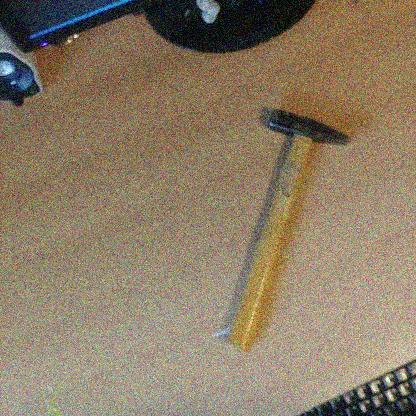
#> input picture Logistische_Regression_fuer_Bildklassifizierung/Tool_Data/Hammer/1366.jpg, 416 x 416 px; its folder holds only this picture in this run
$ jupyter execute --allow-errors image_augmentation.ipynb
#> lines starting #> are read from the running program, lines starting #| are printed output that depends on the picture
# Image Augmentation

https://www.kaggle.com/tomahim/image-manipulation-augmentation-with-skimage

[cell 1]
import matplotlib.pyplot as plt
from skimage import data
from skimage.transform import rescale

[cell 2]
#Parameter

image_folder_hammer = "Tool_Data/Hammer"
image_folder_workspace = "Tool_Data/Workspace"

[cell 3]
# Load images
#https://stackoverflow.com/questions/30230592/loading-all-images-using-imread-from-a-given-folder


import cv2
import os

def load_images_from_folder(folder):
#> called with folder = 'Tool_Data/Hammer'
    images = []
    for filename in os.listdir(folder):
        img = cv2.imread(os.path.join(folder,filename))
#> img is the input picture: shape (416, 416, 3); mean B, G, R 102.2, 124.7, 140.6
        if img is not None:
            images.append(img)
    return images

[cell 4]
def show_images(before, after, op):
    fig, axes = plt.subplots(nrows=1, ncols=2)
    ax = axes.ravel()
    ax[0].imshow(before, cmap='gray')
    ax[0].set_title("Original image")

    ax[1].imshow(after, cmap='gray')
    ax[1].set_title(op + " image")
    if op == "Rescaled":
        ax[0].set_xlim(0, 400)
        ax[0].set_ylim(300, 0)
    else:
        ax[0].axis('off')
        ax[1].axis('off')
    plt.tight_layout()

[cell 5]
# get data
array_hammer = load_images_from_folder(image_folder_hammer)
#> array_hammer = 1 item
#> (the rest of this cell did not finish here and is left out)


[cell 6]
from skimage.util import random_noise #Random Noise
from skimage.color import rgb2gray # Grayscale
from skimage.transform import rotate #rotate
import numpy as np #contrast 1
from skimage import exposure #contrast 1

#to save the image
from PIL import Image, ImageOps
import numpy as np
import cv2

def rotate_pic(my_image, angle, count,path):
        image_with_rotation = rotate(my_image, angle)
        im = Image.fromarray((image_with_rotation*255).astype(np.uint8))
        b, g, r = im.split()
        im = Image.merge("RGB", (r, g, b))
        im.save(path + '{}.jpg'.format(count))


def augment_image_array(image_input, start_value, class_name):

#> called with start_value = 0, class_name = 'Hammer'
    count = start_value
    path = "augmented/"+class_name+"/"
    #path = "Tool_Data/"+class_name+"/"
    for i in range(len(image_input)):

        #1
        image_with_random_noise = random_noise(image_input[i])
        im = Image.fromarray((image_with_random_noise*255).astype(np.uint8))
        b, g, r = im.split()
        im = Image.merge("RGB", (r, g, b))
        im.save(path + '{}.jpg'.format(count))
        count = count +1

        #2
        # perform a 45 degree rotation -> change to random
        #rotate_pic(image_input[i], 45, count, path)
        #count = count +1

        # perform a 90 degree rotation -> change to random
        #rotate_pic(image_input[i], 90, count, path)
        #count = count +1

        # perform a 135 degree rotation -> change to random
        #rotate_pic(image_input[i], 135, count, path)
        #count = count +1

        # perform a 180 degree rotation -> change to random
        #rotate_pic(image_input[i], 180, count, path)
        #count = count +1

        # perform a 225 degree rotation -> change to random
        #rotate_pic(image_input[i], 225, count, path)
        #count = count +1

        # perform a 270 degree rotation -> change to random
        #rotate_pic(image_input[i], 270, count, path)
        #count = count +1

        # perform a 315 degree rotation -> change to random
        #rotate_pic(image_input[i], 315, count, path)
        #count = count +1


        #4
        # flip
        horizontal_flip = cv2.flip(image_input[i],1)
        im = Image.fromarray(cv2.cvtColor(horizontal_flip, cv2.COLOR_BGR2RGB))
        im.save(path + '{}.jpg'.format(count))
        count = count +1

        #5
        horizontal_flip = cv2.flip(image_input[i],0)
        im = Image.fromarray(cv2.cvtColor(horizontal_flip, cv2.COLOR_BGR2RGB))
        im.save(path + '{}.jpg'.format(count))
        count = count +1
#> this loop made 1 pass
#> count on pass 1: 3
#> pass 1, in augment_image_array, `image_with_random_noise = random_noise(image_input[i])`:
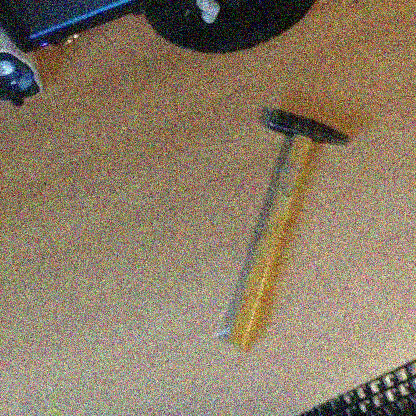
#> image_with_random_noise: shape (416, 416, 3) float64; mean of channels 0, 1, 2 0.401, 0.49, 0.553; drawn as B, G, R
#> pass 1, in augment_image_array, `im = Image.fromarray((image_with_random_noise*255).astype(np.uint8))`:
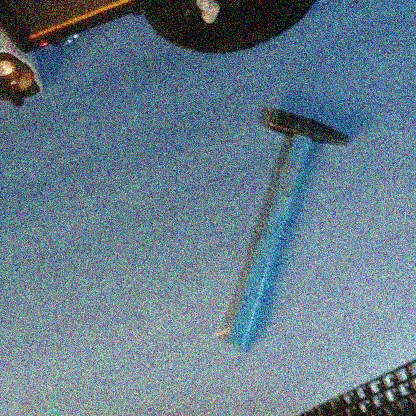
#> im: PIL image 416x416 RGB; mean R, G, B 101.9, 124.4, 140.4
#> pass 1, in augment_image_array, `b, g, r = im.split()`:
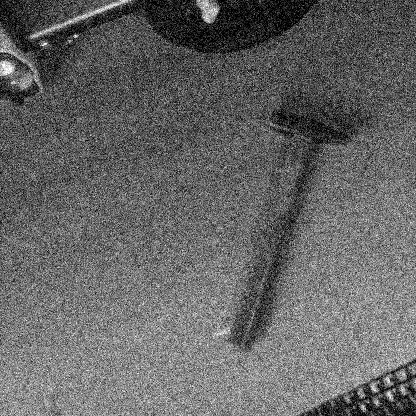
#> b: PIL image 416x416 L; min 0, max 255, mean 101.9
#> pass 1, in augment_image_array, `b, g, r = im.split()`:
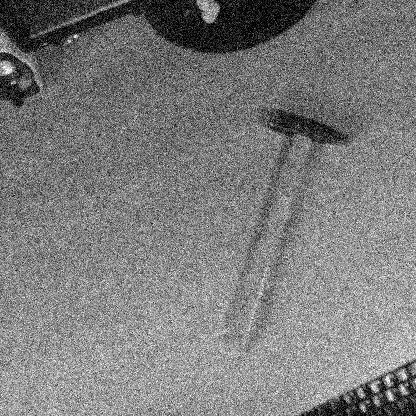
#> g: PIL image 416x416 L; min 0, max 255, mean 124.4
#> after the loop:
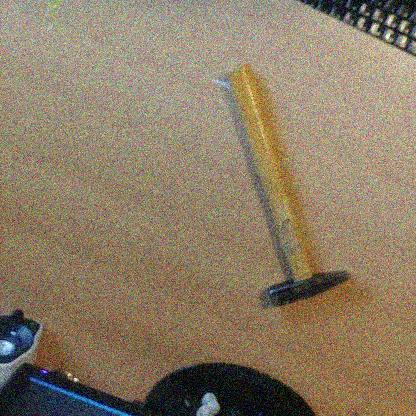
#> horizontal_flip: shape (416, 416, 3); mean of channels 0, 1, 2 102.2, 124.7, 140.6; drawn as B, G, R
#> after the loop, count = 3

    return count

[cell 7]
new_images_cnt = augment_image_array(array_hammer, 0, "Hammer")
#> new_images_cnt = 3
print("{} Images augmented".format(new_images_cnt))
#| 3 Images augmented

#new_images_cnt = augment_image_array(array_workspace, 0, "Workspace")
#print("{} Images augmented".format(new_images_cnt))

$ run again, on Logistische_Regression_fuer_Bildklassifizierung/Tool_Data/Hammer/946.jpg
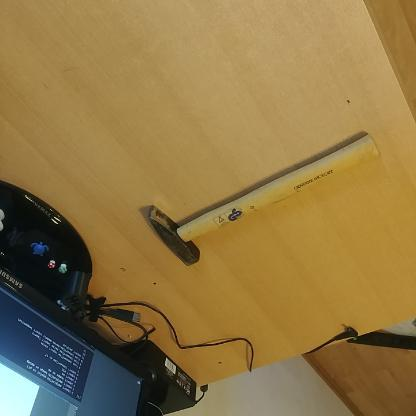
#> input picture Logistische_Regression_fuer_Bildklassifizierung/Tool_Data/Hammer/946.jpg, 416 x 416 px
#> in load_images_from_folder, img is the input picture: shape (416, 416, 3); mean B, G, R 68.7, 118.1, 142.9
#> array_hammer = 1 item
#> the loop in augment_image_array, `for i in range(len(image_input)):` made 1 pass
#> count on pass 1: 3
#> pass 1, in augment_image_array, `b, g, r = im.split()`:
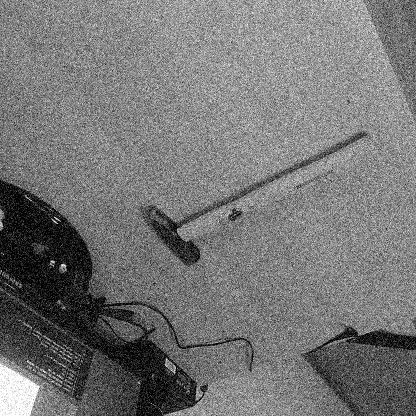
#> g: PIL image 416x416 L; min 0, max 255, mean 117.9
#> after the loop in augment_image_array, `for i in range(len(image_input)):`:
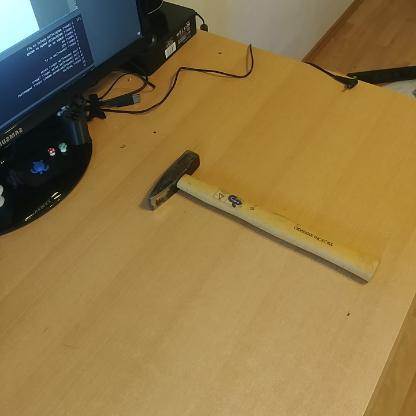
#> horizontal_flip: shape (416, 416, 3); mean of channels 0, 1, 2 68.7, 118.1, 142.9; drawn as B, G, R
#> after the loop in augment_image_array, `for i in range(len(image_input)):`: count = 3
#| 3 Images augmented
